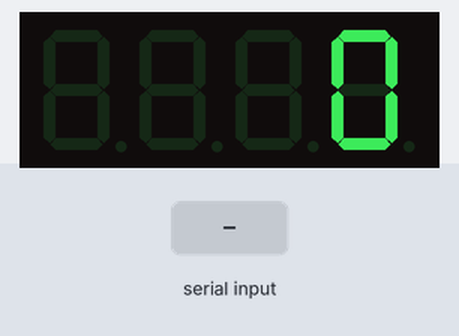
Bench run of a sketch on a simulated Arduino Uno, built with avr-gcc and run on an emulated ATmega328P. Shown: 4-digit seven-segment display. Inputs (shaded band) come from the test bench.

Above: at 1.2 s.
1.3 s: "90,45\n" received over Serial
At 2.5 s:
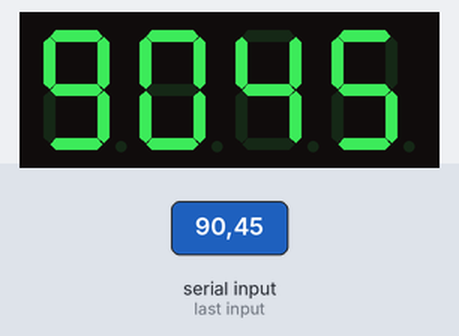
2.8 s: "30,150\n" received over Serial
At 3.9 s:
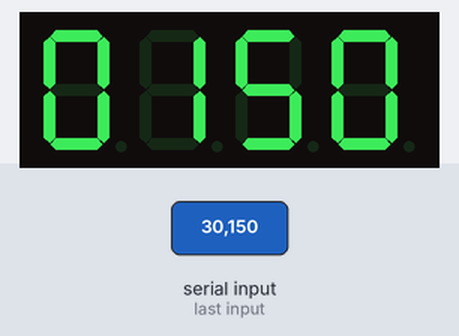
Timing chart, 0 to 5.8 s (numbered marks = the images above; inputs shaded):
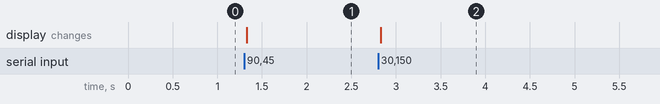

Measured:
- after the input at 1.3 s, the display: changes at once (image 1)
- after the input at 2.8 s, the display: changes at once (image 2)

The sketch:

sketch_dec22a.ino
```cpp
#include <TM1637Display.h>
const int CLK = 12; //Set the CLK
const int DIO = 13; //Set the DIO
TM1637Display display(CLK, DIO);  //set up the 4-Digit Display.

// CLK - 12
// DIO - 13
// VCC - 5v
// GND - GND

void setup()
{
  Serial.begin(9600);
  display.setBrightness(0x0a);  //set the diplay to maximum brightness
  display.showNumberDec(0);
}

String inString = "";

void loop() {
  // Read serial input:
  while (Serial.available() > 0) {
    int inChar = Serial.read();
    if (isDigit(inChar)) {
      // convert the incoming byte to a char and add it to the string:
      inString += (char)inChar;
    }
    if (inChar == '\n') {
      display.showNumberDec(inString.toInt());
      inString = "";
    }
  }
}


/*
void loop()
{
  valueN = Serial.readString().toInt();
  if (valueN != valueO){
    data = valueN;
    display.showNumberDec(data); //Display the Variable value;
    valueO = valueN;
  }
}
*/
```
